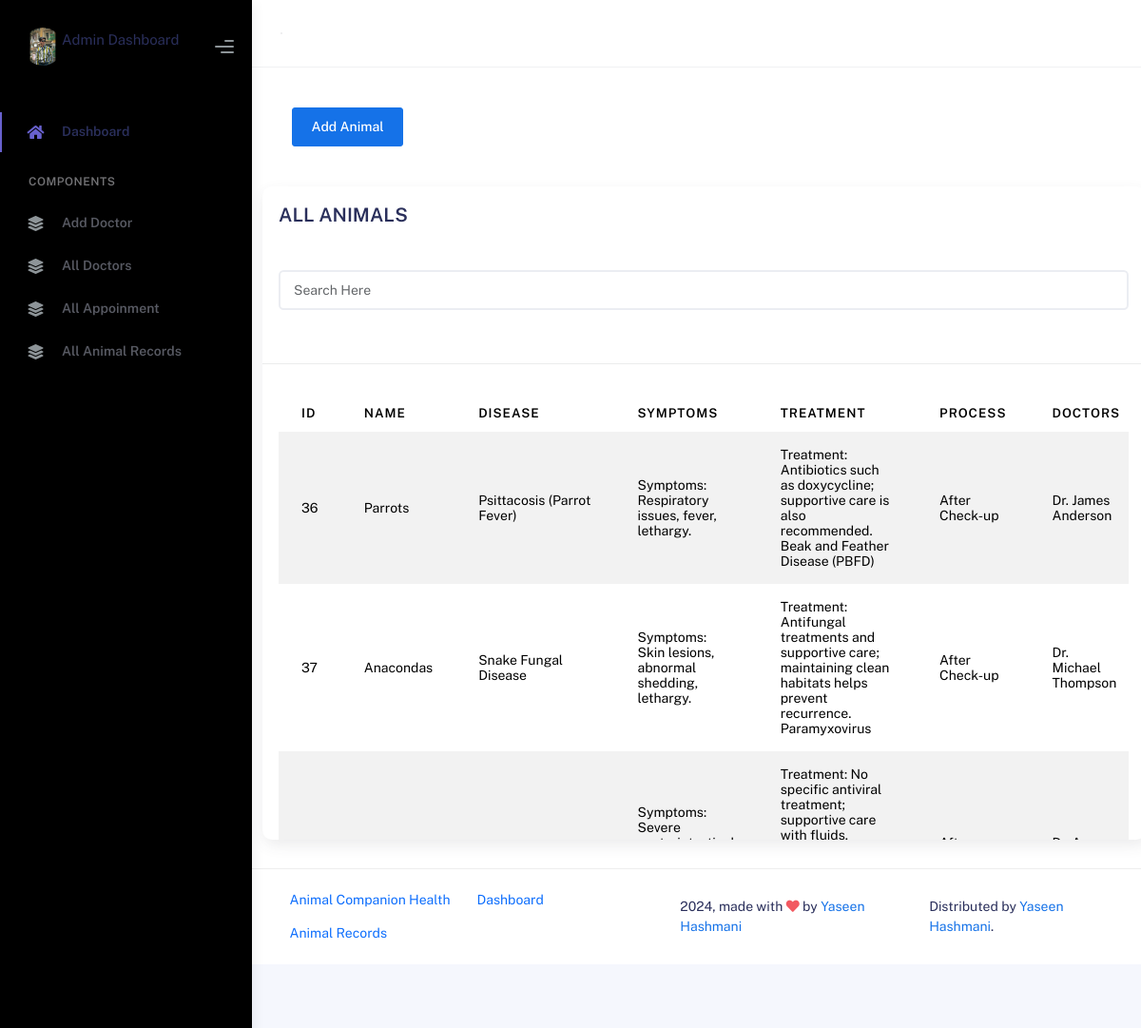
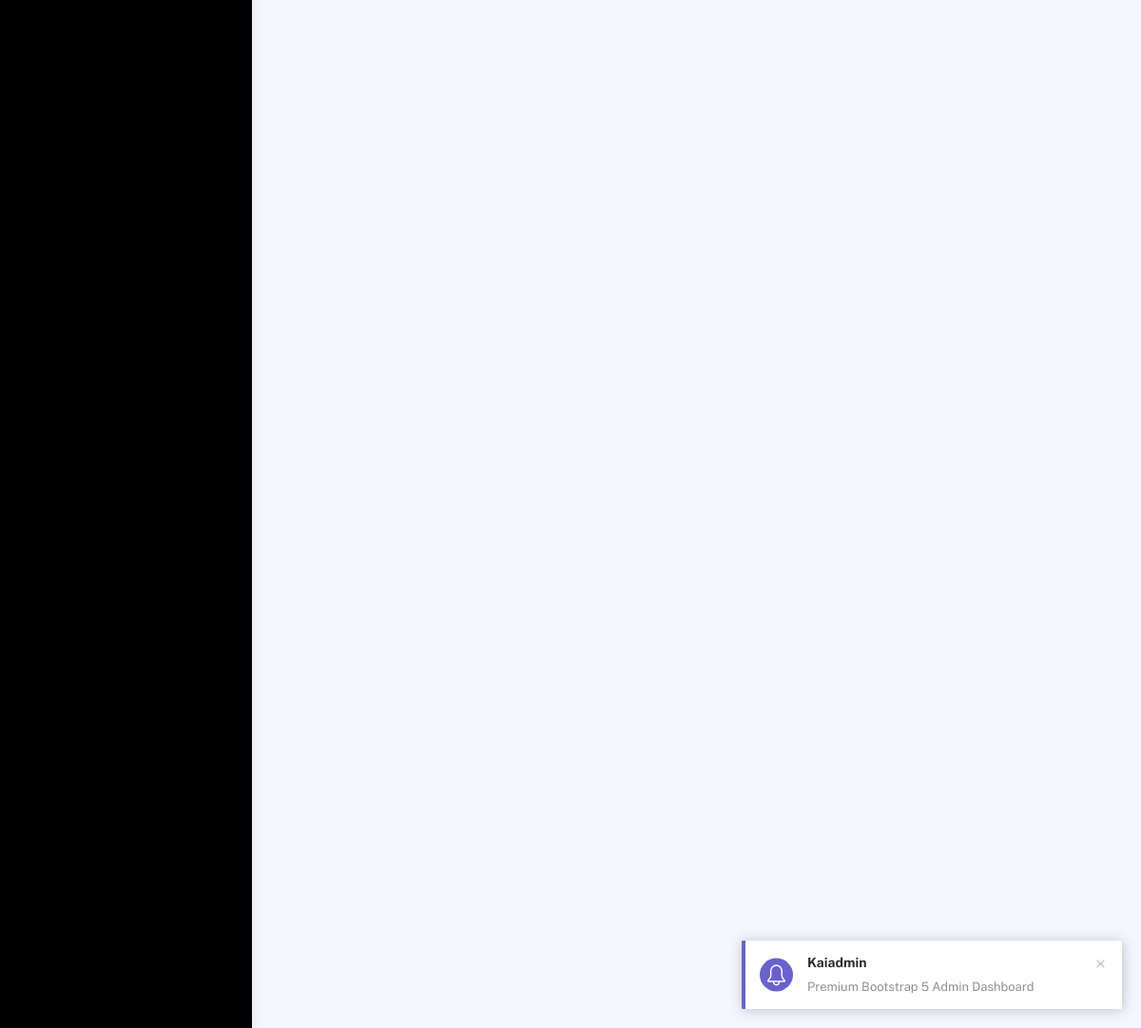
The app's page /admin/all_animal_data.php with its own data (2 pictures, top to bottom).
### tables this page shows
CREATE TABLE IF NOT EXISTS `animal` (
  `id` int NOT NULL AUTO_INCREMENT,
  `name` varchar(100) NOT NULL,
  `disease` varchar(150) NOT NULL,
  `symptoms` varchar(150) NOT NULL,
  `treatment` varchar(255) NOT NULL,
  `process` varchar(255) NOT NULL,
  `doctor` varchar(50) NOT NULL,
  PRIMARY KEY (`id`)
);

### admin/all_animal_data.php (the view, shortened to what this page needs)
<?php
include('../admin/navbar.php');
include('../admin/sidebar.php');
include('../admin/header.php');
?>
<a href="./add_animal_data.php" class="btn btn-primary my-5 mx-5">Add Animal</a>
<div class="container">
    <div class="card">
        <div class="card-header">
            <div class="card-title">ALL ANIMALS</div>
            <input class="form-control my-5" id="inp" type="text" placeholder="Search Here">
    </div>
    <div class="card-body" style="max-height: 500px; overflow-y: auto;">
    <div class="table-responsive">
        <table class="table table-striped mt-3">
            <thead>
                <tr>
                    <th scope="col">ID</th>
                    <th scope="col">NAME</th>
                    <th scope="col">DISEASE</th>
                    <th scope="col">SYMPTOMS</th>
                    <th scope="col">TREATMENT</th>
                    <th scope="col">PROCESS</th>
                    <th scope="col">DOCTORS</th>
                </tr>
            </thead>
            <tbody>
            <?php
                include('../db_conn.php');
                $query = "SELECT * FROM `animal`";
                $result = mysqli_query($con , $query);
                if(!$result){
                    die("Query failed");
                }
                else{
                    $row = mysqli_num_rows($result);
                    if($row > 0){
                        while($row = mysqli_fetch_assoc($result)){
                            echo "<tr>
                            <td>$row[id]</td>
                            <td>$row[name]</td>
                            <td>$row[disease]</td>
                            <td>$row[symptoms]</td>
                            <td>$row[treatment]</td>
                            <td>$row[process]</td>
                            <td>$row[doctor]</td>
                            <td><a href='./edit_data_animal.php/?id=$row[id]' class='btn btn-primary  my-1 d-flex'>Edit</a><a href='./delete_data_animal.php/?id=$row[id]' class='btn btn-danger d-flex'>Delete</a></td>
                        </tr>";
                        }
                    }
                }
                ?>
            </tbody>
        </table>
    </div>
    </div>
</div>
</div>
<?php
include('../admin/footer.php');
include('../admin/js.php');
?>

### records on screen
animal: id "36", name "Parrots", disease "Psittacosis (Parrot Fever)", symptoms "Symptoms: Respiratory issues, fever, lethargy.", treatment "Treatment: Antibiotics such as doxycycline; supportive care is also recommended. Beak and Feather Disease (PBFD)", process "After Check-up", doctor "Dr. James Anderson"
animal: id "37", name "Anacondas", disease "Snake Fungal Disease", symptoms "Symptoms: Skin lesions, abnormal shedding, lethargy.", treatment "Treatment: Antifungal treatments and supportive care; maintaining clean habitats helps prevent recurrence. Paramyxovirus", process "After Check-up", doctor "Dr. Michael Thompson"
animal: symptoms "Symptoms: Severe…", treatment "Treatment: No specific antiviral treatment; supportive care with fluids,…"
